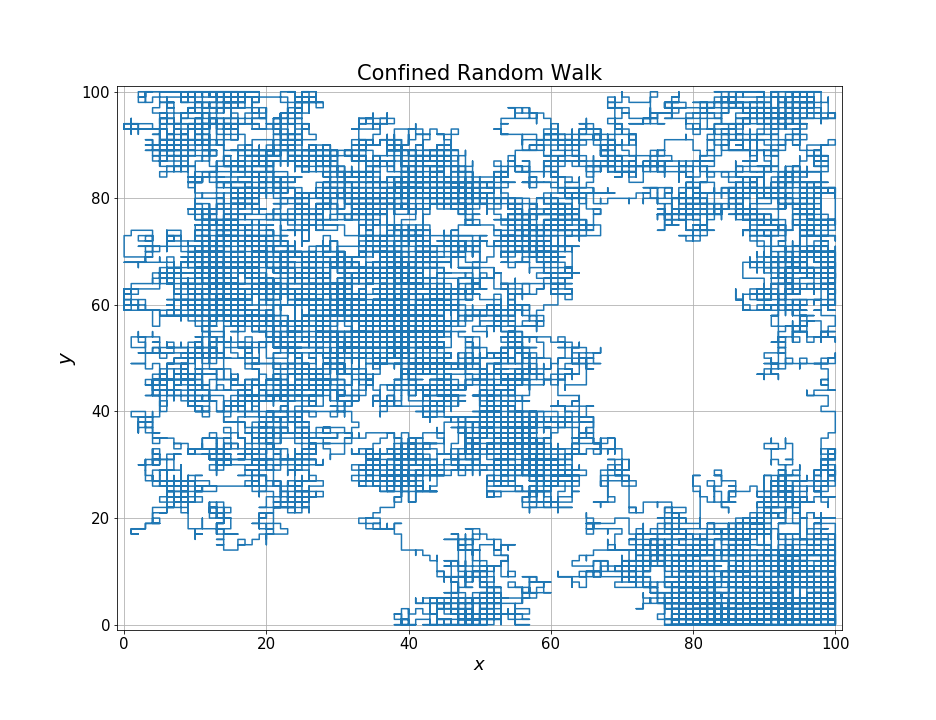

The Python source for this figure:
#!/usr/bin/env python3
# -*- coding: utf-8 -*-
"""
Created on Sun Mar 10 12:00:33 2019

@author: alankar
"""
import numpy as np
import matplotlib.pyplot as plt
from time import time

L = 101
x = np.arange(0,L,1)
y = np.arange(0,L,1)

x0 = (L-1)//2
y0 = (L-1)//2

steps = int(4e4)

x_particle = x0
y_particle = y0
pos = np.zeros((steps-1,2),dtype=np.int32) #-1 because the initial position is considered as step 0

np.random.seed(int(time()))
for step in range(1,steps,1):
    pos[step-1,:] = np.array([x_particle,y_particle],dtype=np.int32)
    counter = 0
    while(x_particle>=L or x_particle<0 or y_particle>=L or y_particle<0 or counter==0):
        #Undo the overshoots and undershoots
        if(x_particle>=L): x_particle-=1
        if(y_particle>=L): y_particle-=1
        if(x_particle<0): x_particle+=1
        if(y_particle<0): y_particle+=1
        move = np.random.randint(low=0,high=4) #0:up 1:down 2:left 3:right
        if(move==0):y_particle+=1
        elif(move==1):y_particle-=1
        elif(move==2):x_particle-=1
        elif(move==3):x_particle+=1   
        counter+=1
        

plt.figure(figsize=(13,10))
plt.plot(pos[:,0],pos[:,1])
plt.grid()
plt.xlabel(r'$x$',size=18)
plt.ylabel(r'$y$',size=20)
plt.title(r'Confined Random Walk', size=21)
plt.tick_params(axis='both', which='major', labelsize=15)
plt.tick_params(axis='both', which='minor', labelsize=12)
plt.xlim(-1,L)
plt.ylim(-1,L)
plt.savefig('3.png')
plt.show()